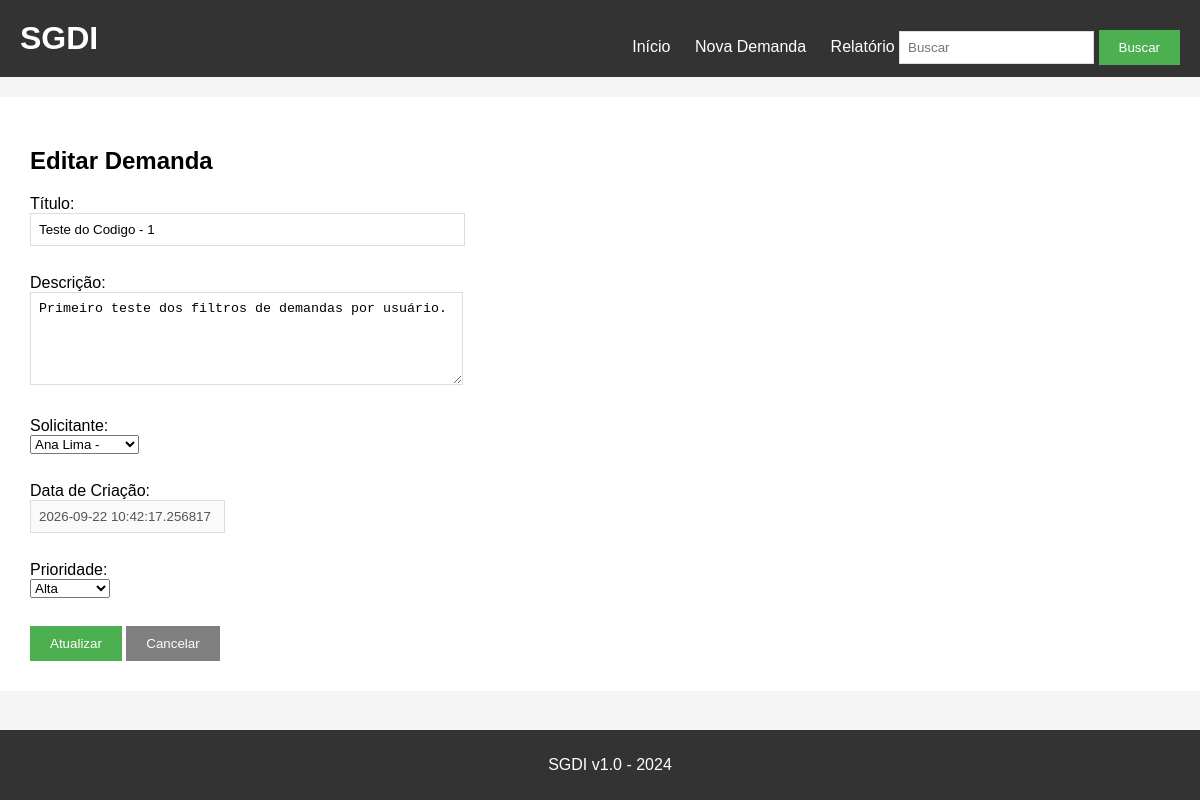
Screenshot of /editar/6 with the database file from the repository.
### tables this page shows
CREATE TABLE demandas (
    id INTEGER,
    titulo TEXT,
    descricao TEXT,
    solicitante TEXT,
    data_criacao TEXT,
    priority INTEGER DEFAULT 0
, usuario_id INTEGER);

CREATE TABLE usuarios (
            id INTEGER PRIMARY KEY AUTOINCREMENT,
            nome TEXT,
            email TEXT,
            senha TEXT
        );

### app.py (the view, shortened to what this page needs)
@app.route('/editar/<id>', methods=['GET', 'POST'])
def editar(id):
    conn = get_db()
    usuarios = conn.execute(
        '''
        SELECT id, nome, email
        FROM usuarios
        ORDER BY nome
        '''
    ).fetchall()
    demanda = conn.execute(
        '''
        SELECT
            demandas.id,
            demandas.titulo,
            demandas.descricao,
            demandas.usuario_id,
            demandas.data_criacao,
            demandas.priority
        FROM demandas
        WHERE demandas.id = ?
        ''',
        (id,)
    ).fetchone()
    conn.close()
    if demanda is None:
        flash('Demanda não encontrada!')
        return redirect('/')
    return render_template(
        'editar.html',
        demanda=demanda,
        usuarios=usuarios
    )

### app.py (called while the page is built)
def get_db():
    conn = sqlite3.connect('demandas.db')
    conn.row_factory = sqlite3.Row
    return conn

### templates/editar.html (shortened to what this page needs)
{% extends "base.html" %}
{% block content %}
<h2>Editar Demanda</h2>
<form method="POST" action="/editar/{{ demanda[0] }}">
    <div>
        <label>Título:</label><br>
        <input
            type="text"
            name="titulo"
            value="{{ demanda[1] }}"
            size="50"
            required
        >
    </div>
    <br>
    <div>
        <label>Descrição:</label><br>
        <textarea
            name="descricao"
            rows="5"
            cols="50"
            required
        >{{ demanda[2] }}</textarea>
    </div>
    <br>
    <div>
        <label>Solicitante:</label><br>
        <select name="usuario_id" required>
            {% for usuario in usuarios %}
                <option
                    value="{{ usuario[0] }}"
                    {% if usuario[0] == demanda[3] %}
                        selected
                    {% endif %}
                >
                    {{ usuario[1] }} - {{ usuario[2] }}
                </option>
            {% endfor %}
        </select>
    </div>
    <br>
    <div>
        <label>Data de Criação:</label><br>
        <input
            type="text"
            value="{{ demanda[4] }}"
            disabled
        >
    </div>
    <br>
    <div>
        <label>Prioridade:</label><br>
        <select name="priority">
            <option
                value="3"
                {% if demanda[5] == 3 %}selected{% endif %}
            >
                Alta
            </option>
        </select>
    </div>
    <br>
    <button type="submit">
        Atualizar
    </button>
    <a href="/">
        <button type="button">
            Cancelar
        </button>
    </a>
</form>
{% endblock %}

### static/style.css (style rules this page uses)
body { font-family: Arial, sans-serif; background-color: #f5f5f5; padding: 0; margin: 0; }
button { background-color: #4CAF50; color: white; padding: 10px 20px; border: none; cursor: pointer; }
button[type="button"] { background-color: #808080; }
form div { margin-bottom: 10px; }
input[type="text"], textarea { padding: 8px; border: 1px solid #ddd; }
textarea { resize: vertical; }

### templates/base.html (style rules this page uses)
body { margin: 0; }

### rows the page displays
demandas: titulo "Teste do Codigo - 1", descricao "Primeiro teste dos filtros de demandas por usuário.", usuario_id "Ana Lima -", data_criacao "2026-09-22 10:42:17.256817", priority "Alta"
